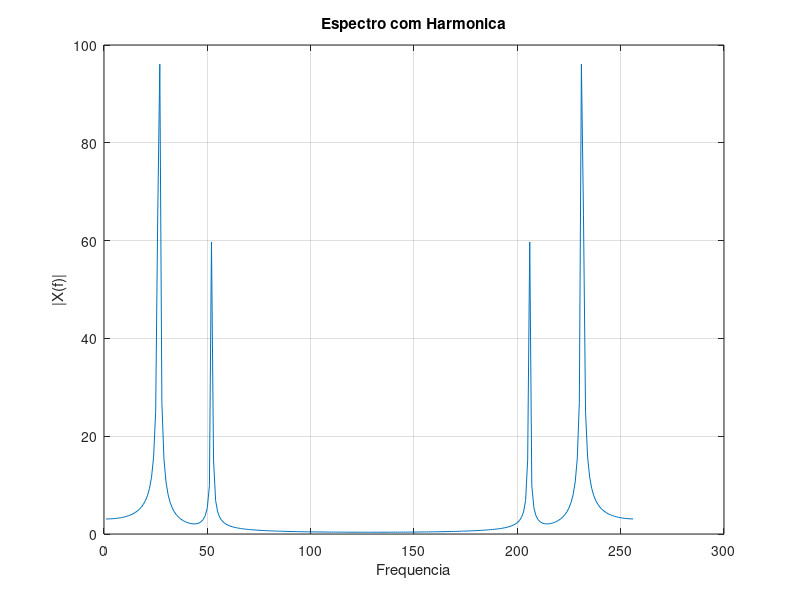

MATLAB code for this plot:
% =========================================================
% QUESTAO 9
% Analise de harmonicos em sinais discretos
% =========================================================

clc;
clear;
close all;

% Numero de amostras
N = 256;

% Vetor discreto
n = 0:N-1;

% Frequencia fundamental
f1 = 0.1;

% Segunda harmonica
f2 = 0.2;

% Sinal composto
x = sin(2*pi*f1*n) + 0.5*sin(2*pi*f2*n);

% FFT do sinal
X = fft(x);

% Plot do espectro
figure;
plot(abs(X));

title('Espectro com Harmonica');
xlabel('Frequencia');
ylabel('|X(f)|');
grid on;
